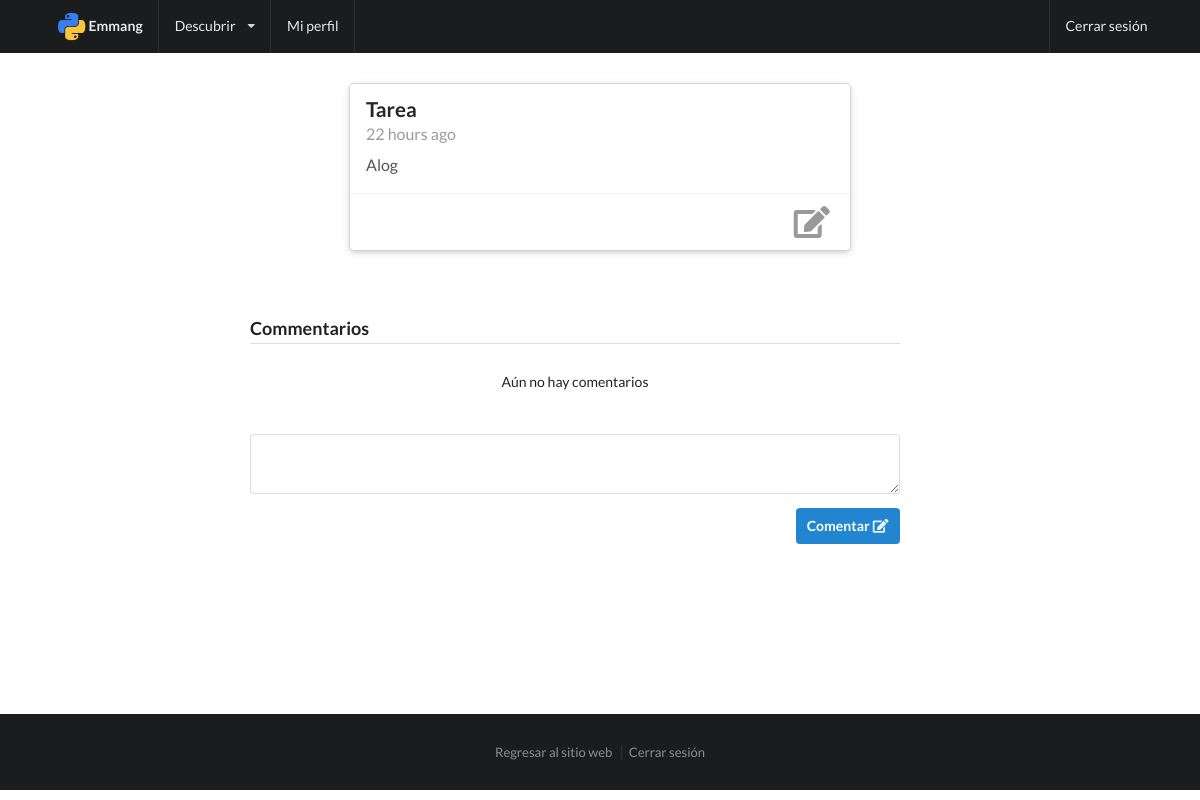
/portal/tarea/1/ (signed in), run on the app's committed database.
### emmang/models.py (models this page shows, shortened)
class Tarea(models.Model):
    creador = models.ForeignKey('emmang.Empleado', related_name='tareas')
    tema = models.CharField(max_length=100)
    texto = models.TextField()
    fecha = models.DateTimeField()
    archivo = models.FileField(upload_to='docs/', null=True, blank=True)
    class Meta:
        verbose_name = "Tarea"
        verbose_name_plural = "Tareas"

### emmang/views.py (the view)
# urls.py: url(r'^portal/tarea/(?P<pk>[0-9]+)/$', views.tarea, name='tarea'),
@login_required
def tarea(request, pk):
    tarea = get_object_or_404(Tarea, pk=pk)
    comentarios = Comentario.objects.filter(tarea=tarea)
    self_pk = request.user.empleado.pk
    can_edit = self_pk == tarea.creador.pk
    return render(request, 'emmang/tarea.html', {'tarea':tarea,'can_edit':can_edit,'self_pk':self_pk,'comentarios':comentarios})

### emmang/templates/emmang/tarea.html (shortened to what this page needs)
{% extends 'emmang/base.html' %}
{% load staticfiles %}
{% load humanize %}
{% block content %}
{% include 'emmang/navbar.html' %}
<div class="ui main text container contenido-portal">
  <div class="ui centered raised big card">
    <div class="content">
      <div class="header">{{tarea.tema}}</div>
      <div class="meta">
        <span class="category">{{tarea.fecha|naturaltime}}</span>
      </div>
      <div class="description">
        <p>{{tarea.texto}}</p>
      </div>
    </div>
    <div class="extra content">
      {% if can_edit %}
        <span class="right floated">
          <i class="edit big icon"></i>
        </span>
      {% elif tarea.creador.imagen %}
          <a class="right floated author" href="{% url 'emmang:perfil' pk=tarea.creador.pk %}"><img class="ui avatar image" src="media/{{tarea.creador.imagen}}"> {{tarea.creador.puesto}}</a>
        {% else %}
            <a class="right floated author" href="{% url 'emmang:perfil' pk=tarea.creador.pk %}"><img class="ui avatar image" src="{% static "img/smallmatthew.png" %}"> {{tarea.creador.puesto}}</a>
        {% endif %}
    </div>
  </div>
  <div class="ui threaded separated comments">
    <h3 class="ui dividing header">Commentarios</h3>
    {% for comentario in comentarios %}
    <div class="comment">
      <a class="avatar">
        <img src="{% static "img/smallmatthew.png" %}">
      </a>
      <div class="content">
        <a class="author" href="{% url 'emmang:perfil' pk=comentario.empleado.pk %}">{{comentario.empleado.puesto}}</a>
        <div class="metadata">
          <span class="date">{{comentario.fecha|naturaltime}}</span>
        </div>
        <div class="text">
          {{comentario.texto}}
        </div>
        <!-- <div class="actions">
          <a class="reply">Reply</a>
        </div> -->
      </div>
    </div>
    {% empty %}
    <div class="ui basic center aligned segment">
      <p>Aún no hay comentarios</p>
    </div>
    {% endfor %}
    <form class="ui separated form" action="/portal/comentario/{{self_pk}}/{{tarea.pk}}/" method="post">
      <div class="field">
        <textarea rows="2" name="texto"></textarea>
      </div>
      <button type="submit" class="ui right floated primary icon button">
        Comentar <i class="icon edit"></i>
      </button>
    </form>
  </div>
</div>
{% include 'emmang/footer.html' %}
{% endblock content %}

### emmang/static/css/sass_emmang.css (style rules this page uses)
body { height:auto }
.contenido-portal { margin-top:6rem;min-height:70vh }
.ui.separated.segment,.ui.separated.comments { margin-top:5rem }
.ui.separated.form { margin-top:2rem;margin-bottom:7rem }
.ui.big.card { width:500px }

### data on the page
Tarea: tema "Tarea", fecha "22 hours ago", texto "Alog"
